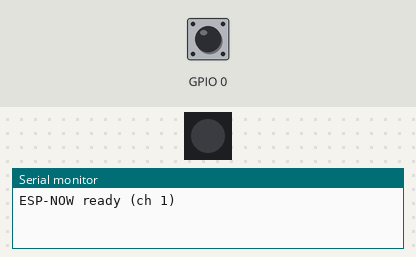
Bench run of a program on a simulated ESP32-S3. Parts: 1 RGB LEDs in strip order, left to right, the last lines printed to the serial monitor. Inputs (shaded band) come from the test bench; at power-on: GPIO 0 HIGH. Dim RGB values are drawn brighter than linear.

Above: at 1.6 s.
1.7 s: GPIO 0 pulled LOW for 0.15 s
At 1.81 s:
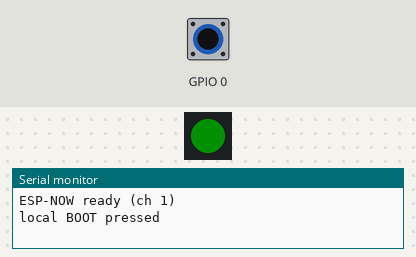
3.3 s: GPIO 0 pulled LOW for 3.2 s
At 7.8 s:
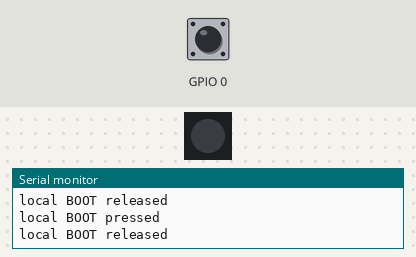
Timing chart, 0 to 9.3 s (numbered marks = the images above; inputs shaded):
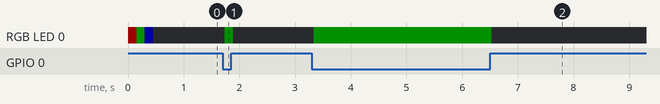

The program:

main.cpp
```cpp
#include <Arduino.h>
#include <WiFi.h>
#include <esp_now.h>
#include <FastLED.h>
#include <esp_wifi.h>

// Simple 12-byte packet (matches the ESP-IDF test's idea of group/filtering)
#pragma pack(push, 1)
struct Msg {
  uint8_t magic;   // 0xB7
  uint8_t version; // 1
  uint8_t group;   // filter to same kit
  uint8_t flags;   // bit0: pressed
  uint32_t seq;
  uint32_t uptimeMs;
};
#pragma pack(pop)

#define MAGIC 0xB7
#define VER   1
#define FLAG_PRESSED (1 << 0)

// Defaults (can be overridden by build flags)
#ifndef BUTTON_PIN
#define BUTTON_PIN 0
#endif
#ifndef LED_PIN
#define LED_PIN 48
#endif
#ifndef ESPNOW_CHANNEL
#define ESPNOW_CHANNEL 1
#endif
#ifndef ESPNOW_GROUP
#define ESPNOW_GROUP 1
#endif

#define NUM_LEDS 1
CRGB leds[NUM_LEDS];

// State
static bool localPressed = false;
static bool remotePressed = false;
static unsigned long lastSend = 0;
static unsigned long lastRx = 0;
static uint32_t seq = 0;

// Broadcast address
static uint8_t broadcastAddr[] = {0xFF,0xFF,0xFF,0xFF,0xFF,0xFF};

// Debounce
static bool lastRaw = false;
static unsigned long lastChange = 0;
const unsigned long DEBOUNCE_MS = 30;
const unsigned long PRESS_REFRESH_MS = 100;
const unsigned long HEARTBEAT_MS = 250;
const unsigned long TIMEOUT_MS = 1000;

// Send current local state
void sendState(bool pressed) {
  Msg m;
  m.magic = MAGIC;
  m.version = VER;
  m.group = ESPNOW_GROUP;
  m.flags = pressed ? FLAG_PRESSED : 0;
  m.seq = ++seq;
  m.uptimeMs = millis();
  esp_now_send(broadcastAddr, (uint8_t*)&m, sizeof(m));
}

// Receive callback
void onRecv(const uint8_t *mac, const uint8_t *data, int len) {
  if (len != (int)sizeof(Msg)) return;
  Msg m;
  memcpy(&m, data, sizeof(m));
  if (m.magic != MAGIC || m.version != VER || m.group != ESPNOW_GROUP) return;
  // Ignore our own packets if any
  if (memcmp(mac, WiFi.macAddress().c_str(), 6) == 0) {
    // WiFi.macAddress() gives formatted string; easier to just trust group/magic
    // but cheap to skip if identical - not critical for broadcast test
  }
  remotePressed = (m.flags & FLAG_PRESSED) != 0;
  lastRx = millis();
}

// Init ESP-NOW
void initEspNow() {
  WiFi.mode(WIFI_STA);
  WiFi.disconnect();

  if (esp_now_init() != ESP_OK) {
    Serial.println("ESP-NOW init failed");
    return;
  }
  esp_now_register_recv_cb(onRecv);

  esp_now_peer_info_t peer = {};
  memset(&peer, 0, sizeof(peer));
  memcpy(peer.peer_addr, broadcastAddr, 6);
  peer.channel = ESPNOW_CHANNEL;
  peer.ifidx = WIFI_IF_STA;
  peer.encrypt = false;
  if (esp_now_add_peer(&peer) != ESP_OK) {
    // Might already exist
  }
  Serial.printf("ESP-NOW ready (ch %d)\n", ESPNOW_CHANNEL);
}

void setup() {
  Serial.begin(115200);
  pinMode(BUTTON_PIN, INPUT_PULLUP);

  // FastLED for WS2812
  FastLED.addLeds<WS2812, LED_PIN, GRB>(leds, NUM_LEDS);
  FastLED.setBrightness(32);
  // Quick self-test
  leds[0] = CRGB::Red; FastLED.show(); delay(150);
  leds[0] = CRGB::Green; FastLED.show(); delay(150);
  leds[0] = CRGB::Blue; FastLED.show(); delay(150);
  leds[0] = CRGB::Black; FastLED.show();

  initEspNow();
  // Announce
  sendState(false);
  lastSend = millis();
  lastRx = millis(); // avoid immediate timeout before peer seen
}

void loop() {
  unsigned long now = millis();

  // Debounce button (active low)
  bool raw = (digitalRead(BUTTON_PIN) == LOW);
  if (raw != lastRaw) {
    lastRaw = raw;
    lastChange = now;
  } else if ((now - lastChange) >= DEBOUNCE_MS && raw != localPressed) {
    localPressed = raw;
    Serial.printf("local BOOT %s\n", localPressed ? "pressed" : "released");
    sendState(localPressed);
    lastSend = now;
  }

  // Timeout remote if no packets
  if (lastRx > 0 && (now - lastRx) > TIMEOUT_MS) {
    if (remotePressed) {
      remotePressed = false;
      Serial.println("peer offline (timeout)");
    }
  }

  // LED: on if either pressed
  bool active = localPressed || remotePressed;
  if (active) {
    leds[0] = CRGB::Green;
  } else {
    leds[0] = CRGB::Black;
  }
  FastLED.show();

  // Refresh: fast while pressed, else heartbeat
  unsigned long interval = localPressed ? PRESS_REFRESH_MS : HEARTBEAT_MS;
  if ((now - lastSend) >= interval) {
    sendState(localPressed);
    lastSend = now;
  }

  delay(10);
}
```

Measured:
- after the input at 1.7 s, RGB LED 0: off → RGB(0, 16, 0) at once, → off 0.15 s later
- after the input at 3.3 s, RGB LED 0: off → RGB(0, 16, 0) at once, → off 3.2 s later
